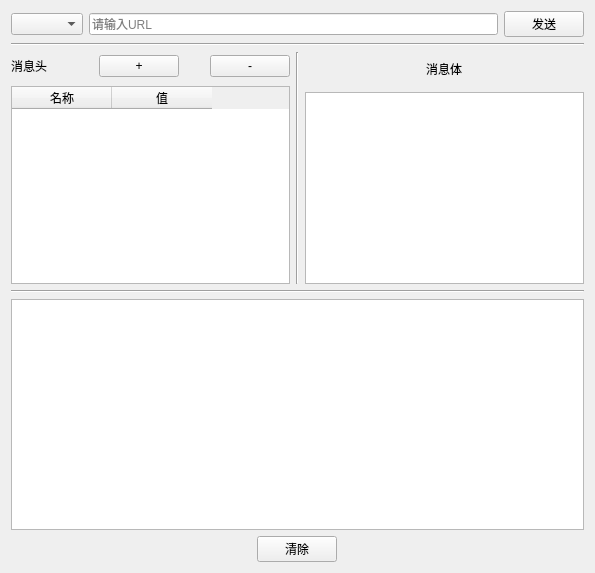
<?xml version="1.0" encoding="UTF-8"?>
<ui version="4.0">
 <class>Form</class>
 <widget class="QWidget" name="Form">
  <property name="geometry">
   <rect>
    <x>0</x>
    <y>0</y>
    <width>595</width>
    <height>573</height>
   </rect>
  </property>
  <property name="windowTitle">
   <string>Form</string>
  </property>
  <layout class="QVBoxLayout" name="verticalLayout_3">
   <item>
    <layout class="QHBoxLayout" name="horizontalLayout">
     <item>
      <widget class="QComboBox" name="comboBox"/>
     </item>
     <item>
      <widget class="QLineEdit" name="lineEdit">
       <property name="placeholderText">
        <string>请输入URL</string>
       </property>
      </widget>
     </item>
     <item>
      <widget class="QPushButton" name="pushButton">
       <property name="text">
        <string>发送</string>
       </property>
      </widget>
     </item>
    </layout>
   </item>
   <item>
    <widget class="Line" name="line_3">
     <property name="orientation">
      <enum>Qt::Horizontal</enum>
     </property>
    </widget>
   </item>
   <item>
    <layout class="QHBoxLayout" name="horizontalLayout_7">
     <item>
      <layout class="QVBoxLayout" name="verticalLayout_2">
       <item>
        <layout class="QHBoxLayout" name="horizontalLayout_3">
         <item>
          <widget class="QLabel" name="label_2">
           <property name="sizePolicy">
            <sizepolicy hsizetype="Preferred" vsizetype="Preferred">
             <horstretch>2</horstretch>
             <verstretch>0</verstretch>
            </sizepolicy>
           </property>
           <property name="text">
            <string>消息头</string>
           </property>
          </widget>
         </item>
         <item>
          <widget class="QPushButton" name="pushButton_2">
           <property name="sizePolicy">
            <sizepolicy hsizetype="Minimum" vsizetype="Fixed">
             <horstretch>1</horstretch>
             <verstretch>0</verstretch>
            </sizepolicy>
           </property>
           <property name="text">
            <string>+</string>
           </property>
          </widget>
         </item>
         <item>
          <spacer name="horizontalSpacer">
           <property name="orientation">
            <enum>Qt::Horizontal</enum>
           </property>
           <property name="sizeHint" stdset="0">
            <size>
             <width>25</width>
             <height>28</height>
            </size>
           </property>
          </spacer>
         </item>
         <item>
          <widget class="QPushButton" name="pushButton_4">
           <property name="sizePolicy">
            <sizepolicy hsizetype="Minimum" vsizetype="Fixed">
             <horstretch>1</horstretch>
             <verstretch>0</verstretch>
            </sizepolicy>
           </property>
           <property name="text">
            <string>-</string>
           </property>
          </widget>
         </item>
        </layout>
       </item>
       <item>
        <widget class="QTableWidget" name="tableWidget">
         <column>
          <property name="text">
           <string>名称</string>
          </property>
         </column>
         <column>
          <property name="text">
           <string>值</string>
          </property>
         </column>
        </widget>
       </item>
      </layout>
     </item>
     <item>
      <widget class="Line" name="line">
       <property name="orientation">
        <enum>Qt::Vertical</enum>
       </property>
      </widget>
     </item>
     <item>
      <layout class="QVBoxLayout" name="verticalLayout">
       <item>
        <layout class="QHBoxLayout" name="horizontalLayout_4">
         <property name="spacing">
          <number>6</number>
         </property>
         <property name="topMargin">
          <number>8</number>
         </property>
         <property name="bottomMargin">
          <number>8</number>
         </property>
         <item>
          <widget class="QLabel" name="label">
           <property name="sizePolicy">
            <sizepolicy hsizetype="Fixed" vsizetype="Preferred">
             <horstretch>0</horstretch>
             <verstretch>0</verstretch>
            </sizepolicy>
           </property>
           <property name="text">
            <string>消息体</string>
           </property>
          </widget>
         </item>
        </layout>
       </item>
       <item>
        <widget class="QTextEdit" name="textEdit"/>
       </item>
      </layout>
     </item>
    </layout>
   </item>
   <item>
    <widget class="Line" name="line_2">
     <property name="orientation">
      <enum>Qt::Horizontal</enum>
     </property>
    </widget>
   </item>
   <item>
    <widget class="QTextEdit" name="textEdit_2"/>
   </item>
   <item>
    <layout class="QHBoxLayout" name="horizontalLayout_5">
     <item>
      <widget class="QPushButton" name="pushButton_3">
       <property name="sizePolicy">
        <sizepolicy hsizetype="Fixed" vsizetype="Fixed">
         <horstretch>0</horstretch>
         <verstretch>0</verstretch>
        </sizepolicy>
       </property>
       <property name="text">
        <string>清除</string>
       </property>
      </widget>
     </item>
    </layout>
   </item>
  </layout>
 </widget>
 <resources/>
 <connections/>
</ui>
